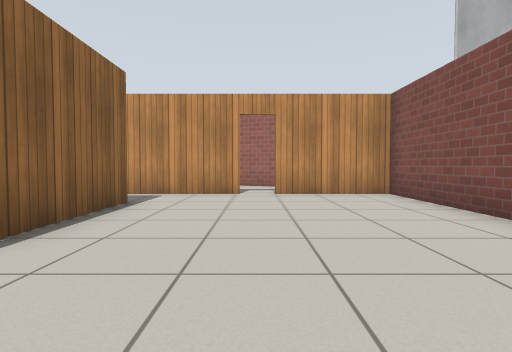
view 1 (above)

16 first-person views from a walk through a world built for the Gazebo simulator. The camera is 0.72 m above the floor, tilts 2° down and sees 80° across. The floor is counted in squares, 1 m on a side. Each view is taken from the middle of a square. On the plan, view 1 faces up. The plan holds only what a view shows up to about 10 squares ahead; the rest is blank. The place goes on beyond the plan. Gazebo's built-in surfaces are drawn with simple patterns.

view 2
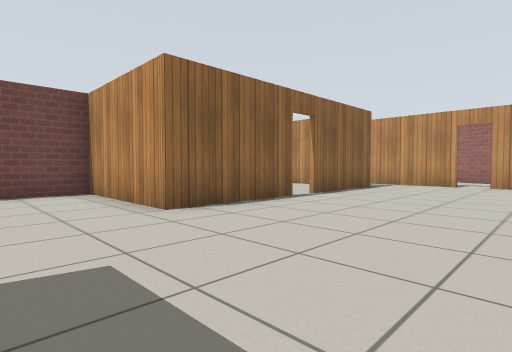

view 3
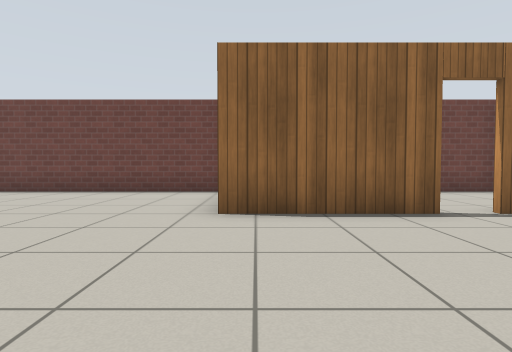

view 4
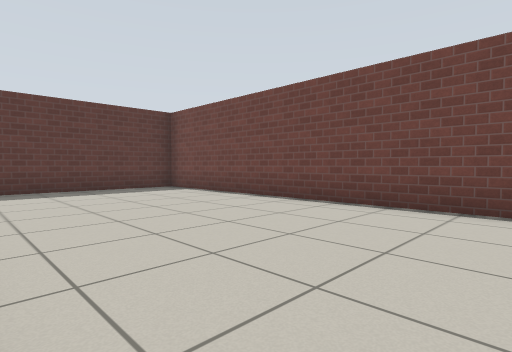

view 5
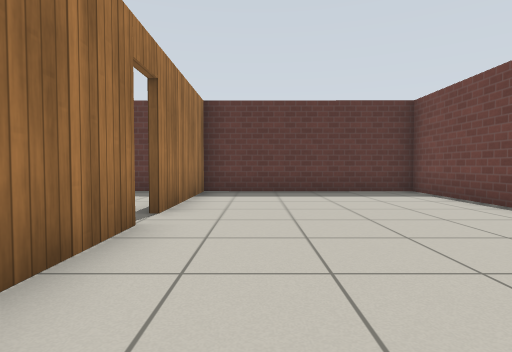

view 6
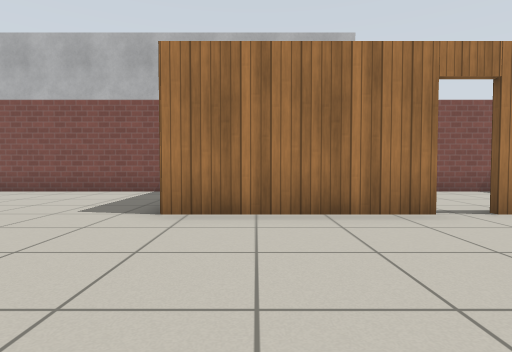

view 7
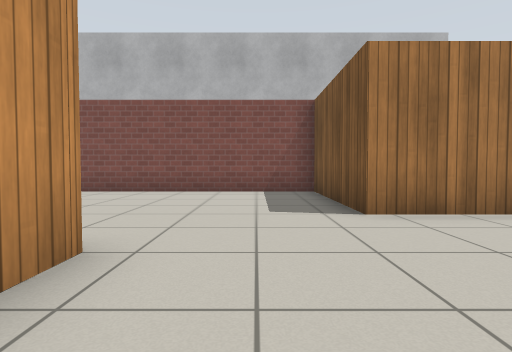

view 8
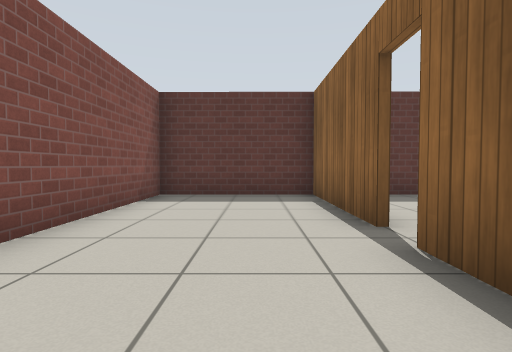

view 9
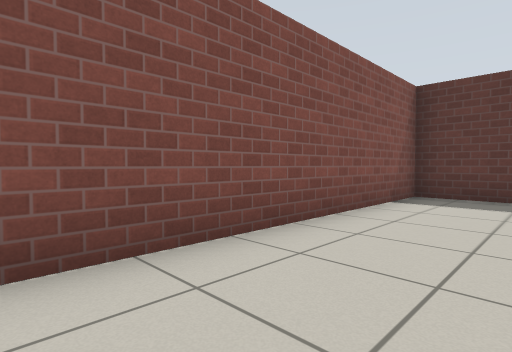

view 10
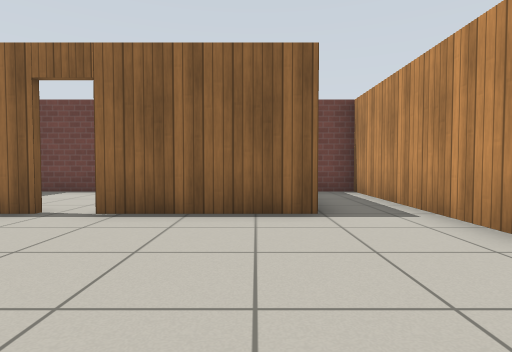

view 11
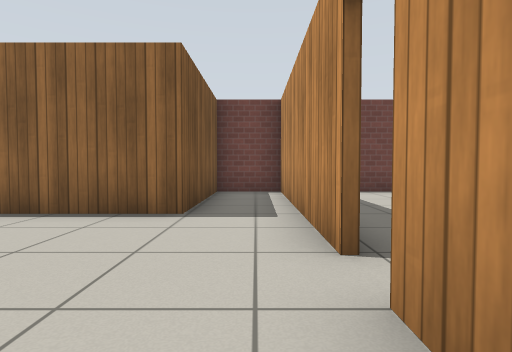

view 12
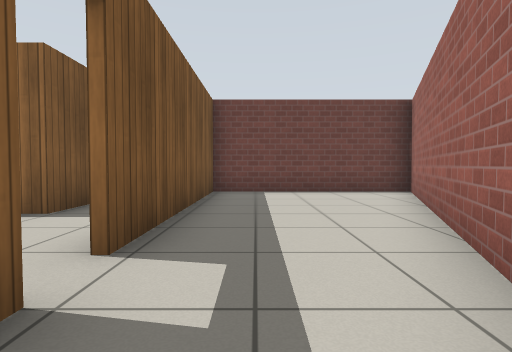

view 13
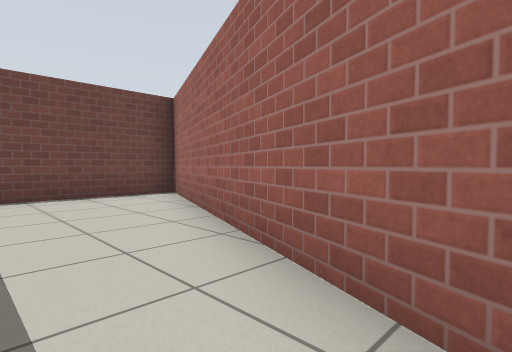

view 14
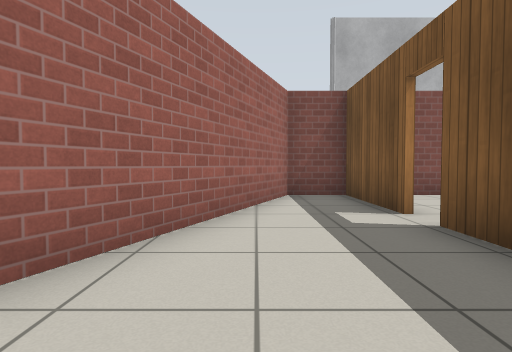

view 15
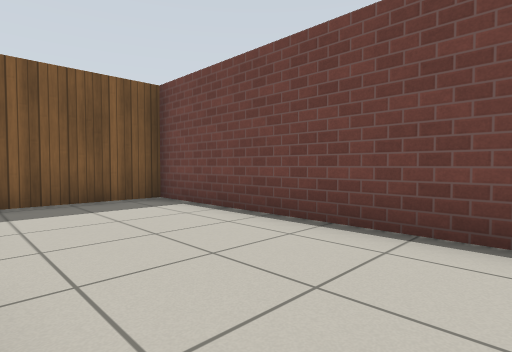

view 16
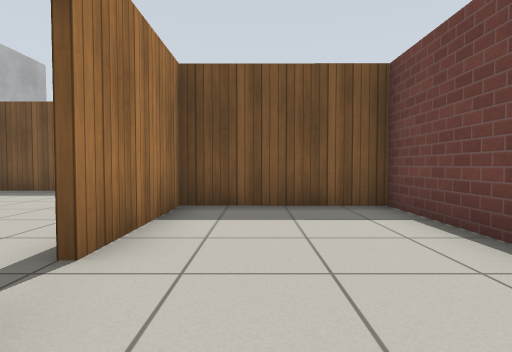

### Floor plan
Ten units are one square. View 1 is at (0, 0); x grows to the right and y downward. Boxes are objects, and circles mark ways between rooms. Rooms are numbered by the first view taken in them; rooms with no view inside come last. Other rooms are left out.
<svg viewBox="-70 -137 109 277">
<path fill="none" stroke="#000" d="M-63 9 -63 134 -1 135M-25 -18 -25 16 -65 15M-6 87 -6 46 34 46 34 -19M34 -40 34 -92M-6 135 -6 95M-4 -77 -64 -77M-63 -81 -63 -59 -25 -59 -25 -26M34 -77 4 -77M-4 95 -4 135M-4 76 -4 87M-1 135 34 135 34 61M-63 -78 -4 -78M4 -78 34 -78M34 -92 -63 -132 -63 -81M-63 -56 -63 9M-65 14 -27 14 -27 -18"/>
<circle cx="-5" cy="90" r="3" fill="#2a7"/>
<circle cx="0" cy="-80" r="3" fill="#2a7"/>
<circle cx="-25" cy="-20" r="3" fill="#2a7"/>
<text x="-20" y="30">1</text>
<text x="20" y="90">2</text>
<text x="-30" y="-100">3</text>
<text x="-50" y="-30">4</text>
</svg>
Room 1 opens to room 2. Room 1 opens to room 3. Room 1 opens to room 4.

Where each view was taken, in squares from view 1:
view 1: 0 up, 0 right, facing up
view 2: 4 down, 2 right, facing up-left
view 3: 1 down, 2 right, facing left
view 4: 4 down, 1 left, facing down-left
view 5: 5 down, 2 left, facing down
view 6: 6 down, 5 left, facing right
view 7: 3 down, 5 left, facing right
view 8: 6 down, 1 right, facing down
view 9: 6 down, 1 right, facing down-right
view 10: 5 up, 2 right, facing left
view 11: 7 up, 2 right, facing left
view 12: 9 up, 2 right, facing left
view 13: 9 up, 1 right, facing up-left
view 14: 10 up, 4 left, facing right
view 15: 5 up, 3 left, facing down-left
view 16: 4 up, 4 left, facing down
